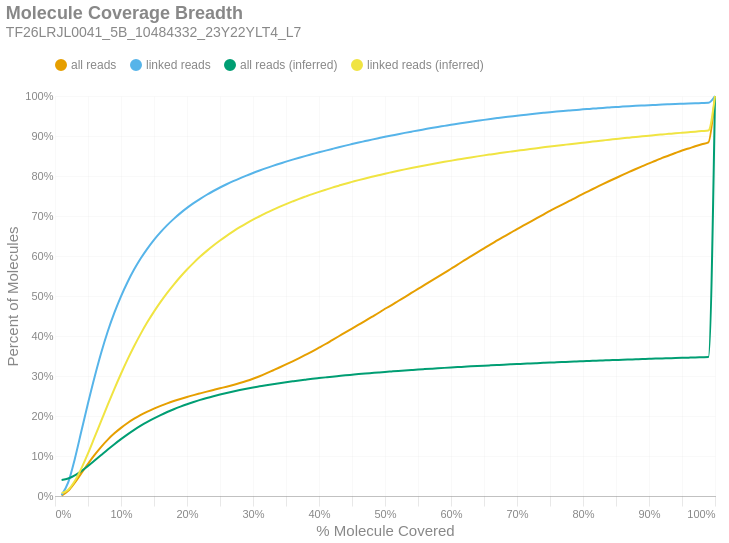

Source (notebook cell):
### Markdown cell above
### Molecule Read Coverage
This chart shows molecule coverage breadth as computed by the number of bases aligned to that molecule. In other words, "*how much of each unique long molecule is actually sequenced/aligned?*" Keep in mind there is a distinction between sequences and alignments, since some sequences belonging to a particular molecule may not align well and wouldn't appear in the alignment data. This chart also shows molecule coverage breadth as computed by the *inferred fragment* from which the aligned sequences originate. Unlike read coverage, this calculation takes into account the total insert size, including unsequenced gaps between the forward and reverse reads. Like the previous figures, these are cumulative percents.

### Code cell
if SKIPLR:
    print_html(f"Skipped")
else:
    binned_df = consolidated_hist(valids['coverage_bp'], mask, 0.01, True)
    binned_df_inf = consolidated_hist(valids['coverage_inserts'], mask, 0.01, True)
    binned_df = binned_df.with_columns(pl.lit(binned_df_inf['all reads (cumsum)']).alias('all reads (inferred)'))
    binned_df = binned_df.with_columns(pl.lit(binned_df_inf['linked reads (cumsum)']).alias('linked reads (inferred)'))
    binned_df = binned_df.with_columns(
        (pl.col('bin').cast(pl.Float64) + 0.01).alias('right_edge')
    )

    with SafeRender(binned_df):
        (
            density_plot(binned_df, 'Molecule Coverage Breadth', samplename, 'molcov', ['all reads (inferred)','linked reads (inferred)'])
            .encode(
                #x=alt.X('bin:Q', title="% Molecule Covered").axis(format = '%').scale(padding=0),
                x=alt.X('right_edge:Q', title="% Molecule Covered").axis(format='%').scale(padding=0),
                y=alt.Y('value:Q', title='Percent of Molecules')
                    .axis(format='%')
                    .stack(False)
                    .scale(domainMin=0, padding=0),
                color=alt.Color("key:N").scale(domain = ["all reads", "linked reads", "all reads (inferred)", "linked reads (inferred)"]),
                tooltip = [
                    alt.Tooltip("key:N", title = "Data Type"),
                    alt.Tooltip("range_label:N", title="% Molecule Covered"),
                    alt.Tooltip("value:Q", format = ".2%", title="% Molecules")
                ]
            )
        ).display()

### Figure 1 — Vega-Lite specification as saved in the notebook (floating-point values rounded to 4 significant figures)
{"width": "container", "height": 400, "config": {"title": {"anchor": "start", "dy": -15, "fontSize": 18, "color": "#888888", "subtitleColor": "#888888", "subtitleFontSize": 14}, "arc": {"fill": "#0072B2"}, "axis": {"domainColor": "#888888", "domainWidth": 0.5, "gridWidth": 0.2, "grid": false, "titleFontWeight": 400, "titleFontSize": 15, "labelFontSize": 11, "labelColor": "#888888", "tickColor": "#888888", "tickWidth": 0.2, "titleColor": "#888888"}, "axisBand": {"grid": false}, "axisX": {"grid": true, "tickSize": 10, "domainCap": "round"}, "axisY": {"domain": false, "grid": true, "tickSize": 0, "domainCap": "round"}, "background": "transparent", "header": {"labelFontSize": 15, "labelColor": "#888888", "titleFontSize": 15, "titleFontWeight": 600, "titleColor": "#888888"}, "legend": {"labelFont": "sans-serif", "labelFontSize": 12, "labelColor": "#888888", "symbolSize": 100, "symbolType": "circle", "titleFontSize": 12, "titlePadding": 10, "titleColor": "#888888", "title": null, "orient": "top"}, "range": {"category": ["#E69F00", "#56B4E9", "#009E73", "#F0E442", "#0072B2", "#D55E00", "#CC79A7", "#000000"], "diverging": ["#cfe8f3", "#a2d4ec", "#73bfe2", "#46abdb", "#1696d2", "#12719e"]}, "area": {"fill": "#0072B2", "fillOpacity": 0.7, "line": true, "strokeOpacity": 0.7}, "line": {"color": "#0072B2", "stroke": "#0072B2", "strokeWidth": 2}, "trail": {"color": "#0072B2", "stroke": "#0072B2", "strokeWidth": 0, "size": 1}, "point": {"filled": true, "fillOpacity": 1.0, "size": 95}, "text": {"color": "#888888", "fontSize": 11, "align": "right", "fontWeight": 400, "size": 11}, "bar": {"fill": "#0072B2", "stroke": null}, "view": {"stroke": null, "continuousWidth": 660, "continuousHeight": 400}}, "data": {"name": "data-9dd5d404a333c25043e1622cd6728fa3"}, "mark": {"type": "line", "interpolate": "monotone", "point": {"opacity": 0, "size": 275}}, "encoding": {"color": {"field": "key", "scale": {"domain": ["all reads", "linked reads", "all reads (inferred)", "linked reads (inferred)"]}, "type": "nominal"}, "tooltip": [{"field": "key", "title": "Data Type", "type": "nominal"}, {"field": "range_label", "title": "% Molecule Covered", "type": "nominal"}, {"field": "value", "format": ".2%", "title": "% Molecules", "type": "quantitative"}], "x": {"axis": {"format": "%"}, "field": "right_edge", "scale": {"padding": 0}, "title": "% Molecule Covered", "type": "quantitative"}, "y": {"axis": {"format": "%"}, "field": "value", "scale": {"domainMin": 0, "padding": 0}, "stack": false, "title": "Percent of Molecules", "type": "quantitative"}}, "params": [{"name": "param_c36ac31b6afebe62", "select": {"type": "point", "fields": ["key"]}, "bind": "legend"}], "title": {"text": "Molecule Coverage Breadth", "subtitle": "TF26LRJL0041_5B_10484332_23Y22YLT4_L7"}, "transform": [{"fold": ["all reads (cumsum)", "linked reads (cumsum)", "all reads (inferred)", "linked reads (inferred)"]}, {"calculate": "replace(datum.key, ' (cumsum)', '')", "as": "key"}, {"filter": {"param": "param_c36ac31b6afebe62"}}], "usermeta": {"embedOptions": {"downloadFileName": "TF26LRJL0041_5B_10484332_23Y22YLT4_L7.molcov"}}, "$schema": "https://vega.github.io/schema/vega-lite/v6.4.1.json", "datasets": {"data-9dd5d404a333c25043e1622cd6728fa3": [{"bin": "0.0", "interval": "0.0-0.01", "all reads": 0.001078, "linked reads": 0.002118, "all reads (cumsum)": 0.001078, "linked reads (cumsum)": 0.002118, "range_label": "0.0-0.01", "all reads (inferred)": 0.04008, "linked reads (inferred)": 0.007205, "right_edge": 0.01}, {"bin": "0.01", "interval": "0.01-0.02", "all reads": 0.0117, "linked reads": 0.03183, "all reads (cumsum)": 0.01278, "linked reads (cumsum)": 0.03395, "range_label": "0.01-0.02", "all reads (inferred)": 0.04359, "linked reads (inferred)": 0.01579, "right_edge": 0.02}, {"bin": "0.02", "interval": "0.02-0.03", "all reads": 0.0205, "linked reads": 0.05878, "all reads (cumsum)": 0.03328, "linked reads (cumsum)": 0.09273, "range_label": "0.02-0.03", "all reads (inferred)": 0.05138, "linked reads (inferred)": 0.0376, "right_edge": 0.03}, {"bin": "0.03", "interval": "0.03-0.04", "all reads": 0.02373, "linked reads": 0.06967, "all reads (cumsum)": 0.05702, "linked reads (cumsum)": 0.1624, "range_label": "0.03-0.04", "all reads (inferred)": 0.06231, "linked reads (inferred)": 0.06916, "right_edge": 0.04}, {"bin": "0.04", "interval": "0.04-0.05", "all reads": 0.0235, "linked reads": 0.0695, "all reads (cumsum)": 0.08051, "linked reads (cumsum)": 0.2319, "range_label": "0.04-0.05", "all reads (inferred)": 0.07507, "linked reads (inferred)": 0.1064, "right_edge": 0.05}, {"bin": "0.05", "interval": "0.05-0.06", "all reads": 0.02216, "linked reads": 0.06583, "all reads (cumsum)": 0.1027, "linked reads (cumsum)": 0.2977, "range_label": "0.05-0.06", "all reads (inferred)": 0.08879, "linked reads (inferred)": 0.1469, "right_edge": 0.06}, {"bin": "0.06", "interval": "0.06-0.07", "all reads": 0.02033, "linked reads": 0.06055, "all reads (cumsum)": 0.123, "linked reads (cumsum)": 0.3583, "range_label": "0.06-0.07", "all reads (inferred)": 0.1026, "linked reads (inferred)": 0.1877, "right_edge": 0.07}, {"bin": "0.07", "interval": "0.07-0.08", "all reads": 0.01804, "linked reads": 0.05369, "all reads (cumsum)": 0.141, "linked reads (cumsum)": 0.412, "range_label": "0.07-0.08", "all reads (inferred)": 0.1163, "linked reads (inferred)": 0.2285, "right_edge": 0.08}, {"bin": "0.08", "interval": "0.08-0.09", "all reads": 0.01566, "linked reads": 0.04656, "all reads (cumsum)": 0.1567, "linked reads (cumsum)": 0.4585, "range_label": "0.08-0.09", "all reads (inferred)": 0.1296, "linked reads (inferred)": 0.268, "right_edge": 0.09}, {"bin": "0.09", "interval": "0.09-0.1", "all reads": 0.0137, "linked reads": 0.04071, "all reads (cumsum)": 0.1704, "linked reads (cumsum)": 0.4992, "range_label": "0.09-0.1", "all reads (inferred)": 0.1422, "linked reads (inferred)": 0.3057, "right_edge": 0.1}, {"bin": "0.1", "interval": "0.1-0.11", "all reads": 0.01213, "linked reads": 0.0359, "all reads (cumsum)": 0.1825, "linked reads (cumsum)": 0.5351, "range_label": "0.1-0.11", "all reads (inferred)": 0.1542, "linked reads (inferred)": 0.3414, "right_edge": 0.11}, {"bin": "0.11", "interval": "0.11-0.12", "all reads": 0.01069, "linked reads": 0.03148, "all reads (cumsum)": 0.1932, "linked reads (cumsum)": 0.5666, "range_label": "0.11-0.12", "all reads (inferred)": 0.1654, "linked reads (inferred)": 0.3749, "right_edge": 0.12}, {"bin": "0.12", "interval": "0.12-0.13", "all reads": 0.009435, "linked reads": 0.02764, "all reads (cumsum)": 0.2026, "linked reads (cumsum)": 0.5943, "range_label": "0.12-0.13", "all reads (inferred)": 0.1758, "linked reads (inferred)": 0.406, "right_edge": 0.13}, {"bin": "0.13", "interval": "0.13-0.14", "all reads": 0.008336, "linked reads": 0.02423, "all reads (cumsum)": 0.211, "linked reads (cumsum)": 0.6185, "range_label": "0.13-0.14", "all reads (inferred)": 0.1854, "linked reads (inferred)": 0.4347, "right_edge": 0.14}, {"bin": "0.14", "interval": "0.14-0.15", "all reads": 0.007615, "linked reads": 0.02186, "all reads (cumsum)": 0.2186, "linked reads (cumsum)": 0.6404, "range_label": "0.14-0.15", "all reads (inferred)": 0.1942, "linked reads (inferred)": 0.461, "right_edge": 0.15}, {"bin": "0.15", "interval": "0.15-0.16", "all reads": 0.006796, "linked reads": 0.01927, "all reads (cumsum)": 0.2254, "linked reads (cumsum)": 0.6596, "range_label": "0.15-0.16", "all reads (inferred)": 0.2023, "linked reads (inferred)": 0.4852, "right_edge": 0.16}, {"bin": "0.16", "interval": "0.16-0.17", "all reads": 0.006257, "linked reads": 0.01755, "all reads (cumsum)": 0.2317, "linked reads (cumsum)": 0.6772, "range_label": "0.16-0.17", "all reads (inferred)": 0.2099, "linked reads (inferred)": 0.5079, "right_edge": 0.17}, {"bin": "0.17", "interval": "0.17-0.18", "all reads": 0.005692, "linked reads": 0.01566, "all reads (cumsum)": 0.2373, "linked reads (cumsum)": 0.6928, "range_label": "0.17-0.18", "all reads (inferred)": 0.2169, "linked reads (inferred)": 0.5287, "right_edge": 0.18}, {"bin": "0.18", "interval": "0.18-0.19", "all reads": 0.005313, "linked reads": 0.01434, "all reads (cumsum)": 0.2427, "linked reads (cumsum)": 0.7072, "range_label": "0.18-0.19", "all reads (inferred)": 0.2234, "linked reads (inferred)": 0.548, "right_edge": 0.19}, {"bin": "0.19", "interval": "0.19-0.2", "all reads": 0.00497, "linked reads": 0.0131, "all reads (cumsum)": 0.2476, "linked reads (cumsum)": 0.7203, "range_label": "0.19-0.2", "all reads (inferred)": 0.2295, "linked reads (inferred)": 0.5662, "right_edge": 0.2}, {"bin": "0.2", "interval": "0.2-0.21", "all reads": 0.004608, "linked reads": 0.01185, "all reads (cumsum)": 0.2522, "linked reads (cumsum)": 0.7321, "range_label": "0.2-0.21", "all reads (inferred)": 0.2351, "linked reads (inferred)": 0.5829, "right_edge": 0.21}, {"bin": "0.21", "interval": "0.21-0.22", "all reads": 0.004402, "linked reads": 0.0109, "all reads (cumsum)": 0.2566, "linked reads (cumsum)": 0.743, "range_label": "0.21-0.22", "all reads (inferred)": 0.2403, "linked reads (inferred)": 0.5985, "right_edge": 0.22}, {"bin": "0.22", "interval": "0.22-0.23", "all reads": 0.004323, "linked reads": 0.01014, "all reads (cumsum)": 0.261, "linked reads (cumsum)": 0.7531, "range_label": "0.22-0.23", "all reads (inferred)": 0.2451, "linked reads (inferred)": 0.6128, "right_edge": 0.23}, {"bin": "0.23", "interval": "0.23-0.24", "all reads": 0.00417, "linked reads": 0.009358, "all reads (cumsum)": 0.2651, "linked reads (cumsum)": 0.7625, "range_label": "0.23-0.24", "all reads (inferred)": 0.2496, "linked reads (inferred)": 0.6262, "right_edge": 0.24}, {"bin": "0.24", "interval": "0.24-0.25", "all reads": 0.004154, "linked reads": 0.008746, "all reads (cumsum)": 0.2693, "linked reads (cumsum)": 0.7712, "range_label": "0.24-0.25", "all reads (inferred)": 0.2538, "linked reads (inferred)": 0.6386, "right_edge": 0.25}, {"bin": "0.25", "interval": "0.25-0.26", "all reads": 0.004078, "linked reads": 0.008104, "all reads (cumsum)": 0.2734, "linked reads (cumsum)": 0.7794, "range_label": "0.25-0.26", "all reads (inferred)": 0.2577, "linked reads (inferred)": 0.6504, "right_edge": 0.26}, {"bin": "0.26", "interval": "0.26-0.27", "all reads": 0.004285, "linked reads": 0.00767, "all reads (cumsum)": 0.2776, "linked reads (cumsum)": 0.787, "range_label": "0.26-0.27", "all reads (inferred)": 0.2614, "linked reads (inferred)": 0.6615, "right_edge": 0.27}, {"bin": "0.27", "interval": "0.27-0.28", "all reads": 0.004649, "linked reads": 0.007226, "all reads (cumsum)": 0.2823, "linked reads (cumsum)": 0.7942, "range_label": "0.27-0.28", "all reads (inferred)": 0.265, "linked reads (inferred)": 0.672, "right_edge": 0.28}, {"bin": "0.28", "interval": "0.28-0.29", "all reads": 0.005086, "linked reads": 0.006799, "all reads (cumsum)": 0.2874, "linked reads (cumsum)": 0.801, "range_label": "0.28-0.29", "all reads (inferred)": 0.2683, "linked reads (inferred)": 0.6818, "right_edge": 0.29}, {"bin": "0.29", "interval": "0.29-0.3", "all reads": 0.005691, "linked reads": 0.006555, "all reads (cumsum)": 0.2931, "linked reads (cumsum)": 0.8076, "range_label": "0.29-0.3", "all reads (inferred)": 0.2714, "linked reads (inferred)": 0.691, "right_edge": 0.3}, {"bin": "0.3", "interval": "0.3-0.31", "all reads": 0.006328, "linked reads": 0.006216, "all reads (cumsum)": 0.2994, "linked reads (cumsum)": 0.8138, "range_label": "0.3-0.31", "all reads (inferred)": 0.2742, "linked reads (inferred)": 0.6994, "right_edge": 0.31}, {"bin": "0.31", "interval": "0.31-0.32", "all reads": 0.007003, "linked reads": 0.005961, "all reads (cumsum)": 0.3064, "linked reads (cumsum)": 0.8198, "range_label": "0.31-0.32", "all reads (inferred)": 0.277, "linked reads (inferred)": 0.7077, "right_edge": 0.32}, {"bin": "0.32", "interval": "0.32-0.33", "all reads": 0.00734, "linked reads": 0.005562, "all reads (cumsum)": 0.3137, "linked reads (cumsum)": 0.8253, "range_label": "0.32-0.33", "all reads (inferred)": 0.2796, "linked reads (inferred)": 0.7154, "right_edge": 0.33}, {"bin": "0.33", "interval": "0.33-0.34", "all reads": 0.007418, "linked reads": 0.005254, "all reads (cumsum)": 0.3212, "linked reads (cumsum)": 0.8306, "range_label": "0.33-0.34", "all reads (inferred)": 0.2821, "linked reads (inferred)": 0.7228, "right_edge": 0.34}, {"bin": "0.34", "interval": "0.34-0.35", "all reads": 0.007678, "linked reads": 0.005308, "all reads (cumsum)": 0.3288, "linked reads (cumsum)": 0.8359, "range_label": "0.34-0.35", "all reads (inferred)": 0.2844, "linked reads (inferred)": 0.7297, "right_edge": 0.35}, {"bin": "0.35", "interval": "0.35-0.36", "all reads": 0.007922, "linked reads": 0.004987, "all reads (cumsum)": 0.3368, "linked reads (cumsum)": 0.8409, "range_label": "0.35-0.36", "all reads (inferred)": 0.2867, "linked reads (inferred)": 0.7364, "right_edge": 0.36}, {"bin": "0.36", "interval": "0.36-0.37", "all reads": 0.008132, "linked reads": 0.004796, "all reads (cumsum)": 0.3449, "linked reads (cumsum)": 0.8457, "range_label": "0.36-0.37", "all reads (inferred)": 0.2889, "linked reads (inferred)": 0.7429, "right_edge": 0.37}, {"bin": "0.37", "interval": "0.37-0.38", "all reads": 0.008323, "linked reads": 0.004689, "all reads (cumsum)": 0.3532, "linked reads (cumsum)": 0.8504, "range_label": "0.37-0.38", "all reads (inferred)": 0.2909, "linked reads (inferred)": 0.7489, "right_edge": 0.38}, {"bin": "0.38", "interval": "0.38-0.39", "all reads": 0.008532, "linked reads": 0.004397, "all reads (cumsum)": 0.3617, "linked reads (cumsum)": 0.8548, "range_label": "0.38-0.39", "all reads (inferred)": 0.2929, "linked reads (inferred)": 0.7548, "right_edge": 0.39}, {"bin": "0.39", "interval": "0.39-0.4", "all reads": 0.00905, "linked reads": 0.004437, "all reads (cumsum)": 0.3708, "linked reads (cumsum)": 0.8592, "range_label": "0.39-0.4", "all reads (inferred)": 0.2947, "linked reads (inferred)": 0.7603, "right_edge": 0.4}, {"bin": "0.4", "interval": "0.4-0.41", "all reads": 0.009212, "linked reads": 0.004259, "all reads (cumsum)": 0.38, "linked reads (cumsum)": 0.8635, "range_label": "0.4-0.41", "all reads (inferred)": 0.2966, "linked reads (inferred)": 0.7656, "right_edge": 0.41}, {"bin": "0.41", "interval": "0.41-0.42", "all reads": 0.009702, "linked reads": 0.004239, "all reads (cumsum)": 0.3897, "linked reads (cumsum)": 0.8677, "range_label": "0.41-0.42", "all reads (inferred)": 0.2983, "linked reads (inferred)": 0.7709, "right_edge": 0.42}, {"bin": "0.42", "interval": "0.42-0.43", "all reads": 0.009659, "linked reads": 0.004184, "all reads (cumsum)": 0.3994, "linked reads (cumsum)": 0.8719, "range_label": "0.42-0.43", "all reads (inferred)": 0.3, "linked reads (inferred)": 0.7758, "right_edge": 0.43}, {"bin": "0.43", "interval": "0.43-0.44", "all reads": 0.009577, "linked reads": 0.004019, "all reads (cumsum)": 0.4089, "linked reads (cumsum)": 0.8759, "range_label": "0.43-0.44", "all reads (inferred)": 0.3017, "linked reads (inferred)": 0.7807, "right_edge": 0.44}, {"bin": "0.44", "interval": "0.44-0.45", "all reads": 0.009705, "linked reads": 0.003889, "all reads (cumsum)": 0.4187, "linked reads (cumsum)": 0.8798, "range_label": "0.44-0.45", "all reads (inferred)": 0.3032, "linked reads (inferred)": 0.7852, "right_edge": 0.45}, {"bin": "0.45", "interval": "0.45-0.46", "all reads": 0.009668, "linked reads": 0.00389, "all reads (cumsum)": 0.4283, "linked reads (cumsum)": 0.8837, "range_label": "0.45-0.46", "all reads (inferred)": 0.3047, "linked reads (inferred)": 0.7897, "right_edge": 0.46}, {"bin": "0.46", "interval": "0.46-0.47", "all reads": 0.00964, "linked reads": 0.003626, "all reads (cumsum)": 0.438, "linked reads (cumsum)": 0.8873, "range_label": "0.46-0.47", "all reads (inferred)": 0.3062, "linked reads (inferred)": 0.7939, "right_edge": 0.47}, {"bin": "0.47", "interval": "0.47-0.48", "all reads": 0.009912, "linked reads": 0.003662, "all reads (cumsum)": 0.4479, "linked reads (cumsum)": 0.891, "range_label": "0.47-0.48", "all reads (inferred)": 0.3075, "linked reads (inferred)": 0.7979, "right_edge": 0.48}, {"bin": "0.48", "interval": "0.48-0.49", "all reads": 0.009601, "linked reads": 0.003576, "all reads (cumsum)": 0.4575, "linked reads (cumsum)": 0.8946, "range_label": "0.48-0.49", "all reads (inferred)": 0.3089, "linked reads (inferred)": 0.8019, "right_edge": 0.49}, {"bin": "0.49", "interval": "0.49-0.5", "all reads": 0.01066, "linked reads": 0.003482, "all reads (cumsum)": 0.4681, "linked reads (cumsum)": 0.898, "range_label": "0.49-0.5", "all reads (inferred)": 0.3102, "linked reads (inferred)": 0.8058, "right_edge": 0.5}, {"bin": "0.5", "interval": "0.5-0.51", "all reads": 0.00922, "linked reads": 0.003246, "all reads (cumsum)": 0.4774, "linked reads (cumsum)": 0.9013, "range_label": "0.5-0.51", "all reads (inferred)": 0.3115, "linked reads (inferred)": 0.8095, "right_edge": 0.51}, {"bin": "0.51", "interval": "0.51-0.52", "all reads": 0.01014, "linked reads": 0.003311, "all reads (cumsum)": 0.4875, "linked reads (cumsum)": 0.9046, "range_label": "0.51-0.52", "all reads (inferred)": 0.3127, "linked reads (inferred)": 0.8131, "right_edge": 0.52}, {"bin": "0.52", "interval": "0.52-0.53", "all reads": 0.009889, "linked reads": 0.00318, "all reads (cumsum)": 0.4974, "linked reads (cumsum)": 0.9078, "range_label": "0.52-0.53", "all reads (inferred)": 0.3139, "linked reads (inferred)": 0.8166, "right_edge": 0.53}, {"bin": "0.53", "interval": "0.53-0.54", "all reads": 0.0102, "linked reads": 0.003107, "all reads (cumsum)": 0.5076, "linked reads (cumsum)": 0.9109, "range_label": "0.53-0.54", "all reads (inferred)": 0.315, "linked reads (inferred)": 0.8199, "right_edge": 0.54}, {"bin": "0.54", "interval": "0.54-0.55", "all reads": 0.01002, "linked reads": 0.003072, "all reads (cumsum)": 0.5176, "linked reads (cumsum)": 0.914, "range_label": "0.54-0.55", "all reads (inferred)": 0.3162, "linked reads (inferred)": 0.8233, "right_edge": 0.55}, {"bin": "0.55", "interval": "0.55-0.56", "all reads": 0.01022, "linked reads": 0.002936, "all reads (cumsum)": 0.5278, "linked reads (cumsum)": 0.9169, "range_label": "0.55-0.56", "all reads (inferred)": 0.3172, "linked reads (inferred)": 0.8264, "right_edge": 0.56}, {"bin": "0.56", "interval": "0.56-0.57", "all reads": 0.009943, "linked reads": 0.00294, "all reads (cumsum)": 0.5378, "linked reads (cumsum)": 0.9198, "range_label": "0.56-0.57", "all reads (inferred)": 0.3183, "linked reads (inferred)": 0.8295, "right_edge": 0.57}, {"bin": "0.57", "interval": "0.57-0.58", "all reads": 0.009793, "linked reads": 0.002776, "all reads (cumsum)": 0.5475, "linked reads (cumsum)": 0.9226, "range_label": "0.57-0.58", "all reads (inferred)": 0.3193, "linked reads (inferred)": 0.8325, "right_edge": 0.58}, {"bin": "0.58", "interval": "0.58-0.59", "all reads": 0.01014, "linked reads": 0.002686, "all reads (cumsum)": 0.5577, "linked reads (cumsum)": 0.9253, "range_label": "0.58-0.59", "all reads (inferred)": 0.3203, "linked reads (inferred)": 0.8354, "right_edge": 0.59}, {"bin": "0.59", "interval": "0.59-0.6", "all reads": 0.0105, "linked reads": 0.002726, "all reads (cumsum)": 0.5682, "linked reads (cumsum)": 0.928, "range_label": "0.59-0.6", "all reads (inferred)": 0.3213, "linked reads (inferred)": 0.8382, "right_edge": 0.6}, {"bin": "0.6", "interval": "0.6-0.61", "all reads": 0.01014, "linked reads": 0.0025, "all reads (cumsum)": 0.5783, "linked reads (cumsum)": 0.9305, "range_label": "0.6-0.61", "all reads (inferred)": 0.3222, "linked reads (inferred)": 0.841, "right_edge": 0.61}, {"bin": "0.61", "interval": "0.61-0.62", "all reads": 0.01063, "linked reads": 0.002607, "all reads (cumsum)": 0.589, "linked reads (cumsum)": 0.9331, "range_label": "0.61-0.62", "all reads (inferred)": 0.3232, "linked reads (inferred)": 0.8437, "right_edge": 0.62}, {"bin": "0.62", "interval": "0.62-0.63", "all reads": 0.01016, "linked reads": 0.002424, "all reads (cumsum)": 0.5991, "linked reads (cumsum)": 0.9355, "range_label": "0.62-0.63", "all reads (inferred)": 0.3241, "linked reads (inferred)": 0.8464, "right_edge": 0.63}, {"bin": "0.63", "interval": "0.63-0.64", "all reads": 0.01003, "linked reads": 0.002376, "all reads (cumsum)": 0.6091, "linked reads (cumsum)": 0.9379, "range_label": "0.63-0.64", "all reads (inferred)": 0.325, "linked reads (inferred)": 0.849, "right_edge": 0.64}, {"bin": "0.64", "interval": "0.64-0.65", "all reads": 0.009923, "linked reads": 0.002369, "all reads (cumsum)": 0.6191, "linked reads (cumsum)": 0.9403, "range_label": "0.64-0.65", "all reads (inferred)": 0.3259, "linked reads (inferred)": 0.8516, "right_edge": 0.65}, {"bin": "0.65", "interval": "0.65-0.66", "all reads": 0.01005, "linked reads": 0.002248, "all reads (cumsum)": 0.6291, "linked reads (cumsum)": 0.9425, "range_label": "0.65-0.66", "all reads (inferred)": 0.3267, "linked reads (inferred)": 0.854, "right_edge": 0.66}, {"bin": "0.66", "interval": "0.66-0.67", "all reads": 0.009678, "linked reads": 0.00218, "all reads (cumsum)": 0.6388, "linked reads (cumsum)": 0.9447, "range_label": "0.66-0.67", "all reads (inferred)": 0.3275, "linked reads (inferred)": 0.8563, "right_edge": 0.67}, {"bin": "0.67", "interval": "0.67-0.68", "all reads": 0.0097, "linked reads": 0.002117, "all reads (cumsum)": 0.6485, "linked reads (cumsum)": 0.9468, "range_label": "0.67-0.68", "all reads (inferred)": 0.3283, "linked reads (inferred)": 0.8587, "right_edge": 0.68}, {"bin": "0.68", "interval": "0.68-0.69", "all reads": 0.009329, "linked reads": 0.001947, "all reads (cumsum)": 0.6578, "linked reads (cumsum)": 0.9488, "range_label": "0.68-0.69", "all reads (inferred)": 0.3291, "linked reads (inferred)": 0.8609, "right_edge": 0.69}, {"bin": "0.69", "interval": "0.69-0.7", "all reads": 0.009513, "linked reads": 0.001985, "all reads (cumsum)": 0.6673, "linked reads (cumsum)": 0.9508, "range_label": "0.69-0.7", "all reads (inferred)": 0.3299, "linked reads (inferred)": 0.8632, "right_edge": 0.7}, {"bin": "0.7", "interval": "0.7-0.71", "all reads": 0.009035, "linked reads": 0.001833, "all reads (cumsum)": 0.6764, "linked reads (cumsum)": 0.9526, "range_label": "0.7-0.71", "all reads (inferred)": 0.3306, "linked reads (inferred)": 0.8652, "right_edge": 0.71}, {"bin": "0.71", "interval": "0.71-0.72", "all reads": 0.009012, "linked reads": 0.001857, "all reads (cumsum)": 0.6854, "linked reads (cumsum)": 0.9545, "range_label": "0.71-0.72", "all reads (inferred)": 0.3314, "linked reads (inferred)": 0.8675, "right_edge": 0.72}, {"bin": "0.72", "interval": "0.72-0.73", "all reads": 0.009196, "linked reads": 0.001767, "all reads (cumsum)": 0.6946, "linked reads (cumsum)": 0.9562, "range_label": "0.72-0.73", "all reads (inferred)": 0.3321, "linked reads (inferred)": 0.8696, "right_edge": 0.73}, {"bin": "0.73", "interval": "0.73-0.74", "all reads": 0.008947, "linked reads": 0.001709, "all reads (cumsum)": 0.7035, "linked reads (cumsum)": 0.9579, "range_label": "0.73-0.74", "all reads (inferred)": 0.3329, "linked reads (inferred)": 0.8717, "right_edge": 0.74}, {"bin": "0.74", "interval": "0.74-0.75", "all reads": 0.009218, "linked reads": 0.001659, "all reads (cumsum)": 0.7127, "linked reads (cumsum)": 0.9596, "range_label": "0.74-0.75", "all reads (inferred)": 0.3336, "linked reads (inferred)": 0.8737, "right_edge": 0.75}, {"bin": "0.75", "interval": "0.75-0.76", "all reads": 0.00858, "linked reads": 0.001509, "all reads (cumsum)": 0.7213, "linked reads (cumsum)": 0.9611, "range_label": "0.75-0.76", "all reads (inferred)": 0.3342, "linked reads (inferred)": 0.8757, "right_edge": 0.76}, {"bin": "0.76", "interval": "0.76-0.77", "all reads": 0.008638, "linked reads": 0.00142, "all reads (cumsum)": 0.73, "linked reads (cumsum)": 0.9625, "range_label": "0.76-0.77", "all reads (inferred)": 0.3349, "linked reads (inferred)": 0.8776, "right_edge": 0.77}, {"bin": "0.77", "interval": "0.77-0.78", "all reads": 0.008315, "linked reads": 0.001339, "all reads (cumsum)": 0.7383, "linked reads (cumsum)": 0.9639, "range_label": "0.77-0.78", "all reads (inferred)": 0.3356, "linked reads (inferred)": 0.8796, "right_edge": 0.78}, {"bin": "0.78", "interval": "0.78-0.79", "all reads": 0.008325, "linked reads": 0.001314, "all reads (cumsum)": 0.7466, "linked reads (cumsum)": 0.9652, "range_label": "0.78-0.79", "all reads (inferred)": 0.3362, "linked reads (inferred)": 0.8815, "right_edge": 0.79}, {"bin": "0.79", "interval": "0.79-0.8", "all reads": 0.008834, "linked reads": 0.001428, "all reads (cumsum)": 0.7554, "linked reads (cumsum)": 0.9666, "range_label": "0.79-0.8", "all reads (inferred)": 0.3369, "linked reads (inferred)": 0.8833, "right_edge": 0.8}, {"bin": "0.8", "interval": "0.8-0.81", "all reads": 0.008055, "linked reads": 0.001198, "all reads (cumsum)": 0.7635, "linked reads (cumsum)": 0.9678, "range_label": "0.8-0.81", "all reads (inferred)": 0.3375, "linked reads (inferred)": 0.8852, "right_edge": 0.81}, {"bin": "0.81", "interval": "0.81-0.82", "all reads": 0.007997, "linked reads": 0.001241, "all reads (cumsum)": 0.7715, "linked reads (cumsum)": 0.969, "range_label": "0.81-0.82", "all reads (inferred)": 0.3382, "linked reads (inferred)": 0.8871, "right_edge": 0.82}, {"bin": "0.82", "interval": "0.82-0.83", "all reads": 0.008151, "linked reads": 0.001213, "all reads (cumsum)": 0.7796, "linked reads (cumsum)": 0.9703, "range_label": "0.82-0.83", "all reads (inferred)": 0.3388, "linked reads (inferred)": 0.8889, "right_edge": 0.83}, {"bin": "0.83", "interval": "0.83-0.84", "all reads": 0.007806, "linked reads": 0.00106, "all reads (cumsum)": 0.7874, "linked reads (cumsum)": 0.9713, "range_label": "0.83-0.84", "all reads (inferred)": 0.3394, "linked reads (inferred)": 0.8907, "right_edge": 0.84}, {"bin": "0.84", "interval": "0.84-0.85", "all reads": 0.007596, "linked reads": 0.001055, "all reads (cumsum)": 0.795, "linked reads (cumsum)": 0.9724, "range_label": "0.84-0.85", "all reads (inferred)": 0.34, "linked reads (inferred)": 0.8924, "right_edge": 0.85}, {"bin": "0.85", "interval": "0.85-0.86", "all reads": 0.007674, "linked reads": 0.001085, "all reads (cumsum)": 0.8027, "linked reads (cumsum)": 0.9735, "range_label": "0.85-0.86", "all reads (inferred)": 0.3407, "linked reads (inferred)": 0.8942, "right_edge": 0.86}, {"bin": "0.86", "interval": "0.86-0.87", "all reads": 0.007381, "linked reads": 0.000989, "all reads (cumsum)": 0.8101, "linked reads (cumsum)": 0.9744, "range_label": "0.86-0.87", "all reads (inferred)": 0.3412, "linked reads (inferred)": 0.8959, "right_edge": 0.87}, {"bin": "0.87", "interval": "0.87-0.88", "all reads": 0.007367, "linked reads": 0.0009311, "all reads (cumsum)": 0.8175, "linked reads (cumsum)": 0.9754, "range_label": "0.87-0.88", "all reads (inferred)": 0.3418, "linked reads (inferred)": 0.8975, "right_edge": 0.88}, {"bin": "0.88", "interval": "0.88-0.89", "all reads": 0.007096, "linked reads": 0.0008449, "all reads (cumsum)": 0.8246, "linked reads (cumsum)": 0.9762, "range_label": "0.88-0.89", "all reads (inferred)": 0.3424, "linked reads (inferred)": 0.8992, "right_edge": 0.89}, {"bin": "0.89", "interval": "0.89-0.9", "all reads": 0.007039, "linked reads": 0.000826, "all reads (cumsum)": 0.8316, "linked reads (cumsum)": 0.977, "range_label": "0.89-0.9", "all reads (inferred)": 0.3429, "linked reads (inferred)": 0.9008, "right_edge": 0.9}, {"bin": "0.9", "interval": "0.9-0.91", "all reads": 0.006483, "linked reads": 0.0007398, "all reads (cumsum)": 0.8381, "linked reads (cumsum)": 0.9778, "range_label": "0.9-0.91", "all reads (inferred)": 0.3435, "linked reads (inferred)": 0.9024, "right_edge": 0.91}, {"bin": "0.91", "interval": "0.91-0.92", "all reads": 0.007271, "linked reads": 0.0007977, "all reads (cumsum)": 0.8454, "linked reads (cumsum)": 0.9786, "range_label": "0.91-0.92", "all reads (inferred)": 0.344, "linked reads (inferred)": 0.9039, "right_edge": 0.92}, {"bin": "0.92", "interval": "0.92-0.93", "all reads": 0.005851, "linked reads": 0.0007061, "all reads (cumsum)": 0.8512, "linked reads (cumsum)": 0.9793, "range_label": "0.92-0.93", "all reads (inferred)": 0.3445, "linked reads (inferred)": 0.9053, "right_edge": 0.93}, {"bin": "0.93", "interval": "0.93-0.94", "all reads": 0.00625, "linked reads": 0.0006791, "all reads (cumsum)": 0.8575, "linked reads (cumsum)": 0.98, "range_label": "0.93-0.94", "all reads (inferred)": 0.345, "linked reads (inferred)": 0.9068, "right_edge": 0.94}, {"bin": "0.94", "interval": "0.94-0.95", "all reads": 0.006291, "linked reads": 0.0006185, "all reads (cumsum)": 0.8638, "linked reads (cumsum)": 0.9806, "range_label": "0.94-0.95", "all reads (inferred)": 0.3455, "linked reads (inferred)": 0.9081, "right_edge": 0.95}, {"bin": "0.95", "interval": "0.95-0.96", "all reads": 0.005135, "linked reads": 0.0006118, "all reads (cumsum)": 0.8689, "linked reads (cumsum)": 0.9812, "range_label": "0.95-0.96", "all reads (inferred)": 0.3459, "linked reads (inferred)": 0.9095, "right_edge": 0.96}, {"bin": "0.96", "interval": "0.96-0.97", "all reads": 0.005522, "linked reads": 0.0005686, "all reads (cumsum)": 0.8744, "linked reads (cumsum)": 0.9818, "range_label": "0.96-0.97", "all reads (inferred)": 0.3464, "linked reads (inferred)": 0.9108, "right_edge": 0.97}, {"bin": "0.97", "interval": "0.97-0.98", "all reads": 0.005164, "linked reads": 0.0005349, "all reads (cumsum)": 0.8796, "linked reads (cumsum)": 0.9823, "range_label": "0.97-0.98", "all reads (inferred)": 0.3469, "linked reads (inferred)": 0.9123, "right_edge": 0.98}, {"bin": "0.98", "interval": "0.98-0.99", "all reads": 0.004762, "linked reads": 0.000574, "all reads (cumsum)": 0.8843, "linked reads (cumsum)": 0.9829, "range_label": "0.98-0.99", "all reads (inferred)": 0.3475, "linked reads (inferred)": 0.9137, "right_edge": 0.99}, {"bin": "0.99", "interval": "0.99-1.0", "all reads": 0.1157, "linked reads": 0.01712, "all reads (cumsum)": 1.0, "linked reads (cumsum)": 1.0, "range_label": "0.99-1.0", "all reads (inferred)": 1.0, "linked reads (inferred)": 1.0, "right_edge": 1.0}]}}
